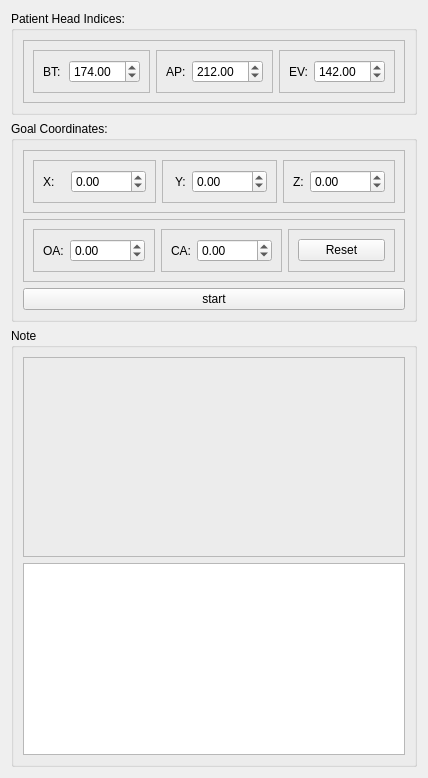
                  <widget class="QWidget" name="tab_Input">
                   <attribute name="title">
                    <string>Input</string>
                   </attribute>
                   <layout class="QVBoxLayout" name="verticalLayout_5">
                    <item alignment="Qt::AlignTop">
                     <widget class="QGroupBox" name="groupBox_4">
                      <property name="font">
                       <font>
                        <family>Segoe UI</family>
                       </font>
                      </property>
                      <property name="title">
                       <string>Patient Head Indices:</string>
                      </property>
                      <layout class="QVBoxLayout" name="verticalLayout_4">
                       <item>
                        <widget class="QFrame" name="frame_2">
                         <property name="font">
                          <font>
                           <family>Segoe UI</family>
                          </font>
                         </property>
                         <property name="frameShape">
                          <enum>QFrame::StyledPanel</enum>
                         </property>
                         <property name="frameShadow">
                          <enum>QFrame::Raised</enum>
                         </property>
                         <layout class="QHBoxLayout" name="horizontalLayout_3">
                          <item>
                           <widget class="QFrame" name="frame_56">
                            <property name="font">
                             <font>
                              <family>Segoe UI</family>
                             </font>
                            </property>
                            <property name="frameShape">
                             <enum>QFrame::StyledPanel</enum>
                            </property>
                            <property name="frameShadow">
                             <enum>QFrame::Raised</enum>
                            </property>
                            <layout class="QHBoxLayout" name="horizontalLayout_17">
                             <item>
                              <widget class="QLabel" name="label_20">
                               <property name="font">
                                <font>
                                 <family>Segoe UI</family>
                                </font>
                               </property>
                               <property name="text">
                                <string>BT:</string>
                               </property>
                              </widget>
                             </item>
                             <item>
                              <widget class="QDoubleSpinBox" name="BTspinbox">
                               <property name="font">
                                <font>
                                 <family>Segoe UI</family>
                                </font>
                               </property>
                               <property name="minimum">
                                <double>0.000000000000000</double>
                               </property>
                               <property name="maximum">
                                <double>9999.989999999999782</double>
                               </property>
                               <property name="value">
                                <double>174.000000000000000</double>
                               </property>
                              </widget>
                             </item>
                            </layout>
                           </widget>
                          </item>
                          <item>
                           <widget class="QFrame" name="frame_52">
                            <property name="font">
                             <font>
                              <family>Segoe UI</family>
                             </font>
                            </property>
                            <property name="frameShape">
                             <enum>QFrame::StyledPanel</enum>
                            </property>
                            <property name="frameShadow">
                             <enum>QFrame::Raised</enum>
                            </property>
                            <layout class="QHBoxLayout" name="horizontalLayout_16">
                             <item>
                              <widget class="QLabel" name="label_35">
                               <property name="font">
                                <font>
                                 <family>Segoe UI</family>
                                </font>
                               </property>
                               <property name="text">
                                <string>AP:</string>
                               </property>
                              </widget>
                             </item>
                             <item>
                              <widget class="QDoubleSpinBox" name="APspinbox">
                               <property name="font">
                                <font>
                                 <family>Segoe UI</family>
                                </font>
                               </property>
                               <property name="minimum">
                                <double>0.000000000000000</double>
                               </property>
                               <property name="maximum">
                                <double>9999.989999999999782</double>
                               </property>
                               <property name="value">
                                <double>212.000000000000000</double>
                               </property>
                              </widget>
                             </item>
                            </layout>
                           </widget>
                          </item>
                          <item>
                           <widget class="QFrame" name="frame_58">
                            <property name="font">
                             <font>
                              <family>Segoe UI</family>
                             </font>
                            </property>
                            <property name="frameShape">
                             <enum>QFrame::StyledPanel</enum>
                            </property>
                            <property name="frameShadow">
                             <enum>QFrame::Raised</enum>
                            </property>
                            <layout class="QHBoxLayout" name="horizontalLayout_18">
                             <item>
                              <widget class="QLabel" name="label_3">
                               <property name="font">
                                <font>
                                 <family>Segoe UI</family>
                                </font>
                               </property>
                               <property name="text">
                                <string>EV:</string>
                               </property>
                              </widget>
                             </item>
                             <item>
                              <widget class="QDoubleSpinBox" name="EVspinbox">
                               <property name="font">
                                <font>
                                 <family>Segoe UI</family>
                                </font>
                               </property>
                               <property name="minimum">
                                <double>0.000000000000000</double>
                               </property>
                               <property name="maximum">
                                <double>9999.989999999999782</double>
                               </property>
                               <property name="value">
                                <double>142.000000000000000</double>
                               </property>
                              </widget>
                             </item>
                            </layout>
                           </widget>
                          </item>
                         </layout>
                        </widget>
                       </item>
                      </layout>
                     </widget>
                    </item>
                    <item alignment="Qt::AlignTop">
                     <widget class="QGroupBox" name="groupBox_6">
                      <property name="sizePolicy">
                       <sizepolicy hsizetype="Expanding" vsizetype="Expanding">
                        <horstretch>0</horstretch>
                        <verstretch>0</verstretch>
                       </sizepolicy>
                      </property>
                      <property name="font">
                       <font>
                        <family>Segoe UI</family>
                       </font>
                      </property>
                      <property name="title">
                       <string>Goal Coordinates:</string>
                      </property>
                      <layout class="QVBoxLayout" name="verticalLayout_18">
                       <item>
                        <widget class="QFrame" name="frame_5">
                         <property name="font">
                          <font>
                           <family>Segoe UI</family>
                          </font>
                         </property>
                         <property name="frameShape">
                          <enum>QFrame::StyledPanel</enum>
                         </property>
                         <property name="frameShadow">
                          <enum>QFrame::Raised</enum>
                         </property>
                         <layout class="QHBoxLayout" name="horizontalLayout_4">
                          <item>
                           <widget class="QFrame" name="frame_34">
                            <property name="font">
                             <font>
                              <family>Segoe UI</family>
                             </font>
                            </property>
                            <property name="frameShape">
                             <enum>QFrame::StyledPanel</enum>
                            </property>
                            <property name="frameShadow">
                             <enum>QFrame::Raised</enum>
                            </property>
                            <layout class="QHBoxLayout" name="horizontalLayout_13">
                             <item>
                              <widget class="QLabel" name="label_10">
                               <property name="font">
                                <font>
                                 <family>Segoe UI</family>
                                </font>
                               </property>
                               <property name="text">
                                <string>X:   </string>
                               </property>
                              </widget>
                             </item>
                             <item>
                              <widget class="QDoubleSpinBox" name="Xspin">
                               <property name="font">
                                <font>
                                 <family>Segoe UI</family>
                                </font>
                               </property>
                               <property name="minimum">
                                <double>-9999.989999999999782</double>
                               </property>
                               <property name="maximum">
                                <double>9999.989999999999782</double>
                               </property>
                               <property name="value">
                                <double>0.000000000000000</double>
                               </property>
                              </widget>
                             </item>
                            </layout>
                           </widget>
                          </item>
                          <item>
                           <widget class="QFrame" name="frame_35">
                            <property name="font">
                             <font>
                              <family>Segoe UI</family>
                             </font>
                            </property>
                            <property name="frameShape">
                             <enum>QFrame::StyledPanel</enum>
                            </property>
                            <property name="frameShadow">
                             <enum>QFrame::Raised</enum>
                            </property>
                            <layout class="QHBoxLayout" name="horizontalLayout_14">
                             <item>
                              <widget class="QLabel" name="label_11">
                               <property name="font">
                                <font>
                                 <family>Segoe UI</family>
                                </font>
                               </property>
                               <property name="text">
                                <string> Y:</string>
                               </property>
                               <property name="alignment">
                                <set>Qt::AlignLeading|Qt::AlignLeft|Qt::AlignVCenter</set>
                               </property>
                              </widget>
                             </item>
                             <item>
                              <widget class="QDoubleSpinBox" name="Yspin">
                               <property name="font">
                                <font>
                                 <family>Segoe UI</family>
                                </font>
                               </property>
                               <property name="minimum">
                                <double>-9999.989999999999782</double>
                               </property>
                               <property name="maximum">
                                <double>9999.989999999999782</double>
                               </property>
                              </widget>
                             </item>
                            </layout>
                           </widget>
                          </item>
                          <item>
                           <widget class="QFrame" name="frame_41">
                            <property name="font">
                             <font>
                              <family>Segoe UI</family>
                             </font>
                            </property>
                            <property name="frameShape">
                             <enum>QFrame::StyledPanel</enum>
                            </property>
                            <property name="frameShadow">
                             <enum>QFrame::Raised</enum>
                            </property>
                            <layout class="QHBoxLayout" name="horizontalLayout_15">
                             <item>
                              <widget class="QLabel" name="label_12">
                               <property name="font">
                                <font>
                                 <family>Segoe UI</family>
                                </font>
                               </property>
                               <property name="text">
                                <string>Z:</string>
                               </property>
                              </widget>
                             </item>
                             <item>
                              <widget class="QDoubleSpinBox" name="Zspin">
                               <property name="font">
                                <font>
                                 <family>Segoe UI</family>
                                </font>
                               </property>
                               <property name="minimum">
                                <double>-9999.989999999999782</double>
                               </property>
                               <property name="maximum">
                                <double>9999.989999999999782</double>
                               </property>
                              </widget>
                             </item>
                            </layout>
                           </widget>
                          </item>
                         </layout>
                        </widget>
                       </item>
                       <item alignment="Qt::AlignTop">
                        <widget class="QFrame" name="frame_9">
                         <property name="font">
                          <font>
                           <family>Segoe UI</family>
                          </font>
                         </property>
                         <property name="frameShape">
                          <enum>QFrame::StyledPanel</enum>
                         </property>
                         <property name="frameShadow">
                          <enum>QFrame::Raised</enum>
                         </property>
                         <layout class="QHBoxLayout" name="horizontalLayout_5">
                          <item>
                           <widget class="QFrame" name="frame_30">
                            <property name="font">
                             <font>
                              <family>Segoe UI</family>
                             </font>
                            </property>
                            <property name="frameShape">
                             <enum>QFrame::StyledPanel</enum>
                            </property>
                            <property name="frameShadow">
                             <enum>QFrame::Raised</enum>
                            </property>
                            <layout class="QHBoxLayout" name="horizontalLayout_8">
                             <item>
                              <widget class="QLabel" name="label_5">
                               <property name="font">
                                <font>
                                 <family>Segoe UI</family>
                                </font>
                               </property>
                               <property name="text">
                                <string>OA:</string>
                               </property>
                              </widget>
                             </item>
                             <item>
                              <widget class="QDoubleSpinBox" name="OAspin">
                               <property name="font">
                                <font>
                                 <family>Segoe UI</family>
                                </font>
                               </property>
                               <property name="minimum">
                                <double>-9999.989999999999782</double>
                               </property>
                               <property name="maximum">
                                <double>9999.989999999999782</double>
                               </property>
                              </widget>
                             </item>
                            </layout>
                           </widget>
                          </item>
                          <item>
                           <widget class="QFrame" name="frame_32">
                            <property name="font">
                             <font>
                              <family>Segoe UI</family>
                             </font>
                            </property>
                            <property name="frameShape">
                             <enum>QFrame::StyledPanel</enum>
                            </property>
                            <property name="frameShadow">
                             <enum>QFrame::Raised</enum>
                            </property>
                            <layout class="QHBoxLayout" name="horizontalLayout_12">
                             <item>
                              <widget class="QLabel" name="label_6">
                               <property name="font">
                                <font>
                                 <family>Segoe UI</family>
                                </font>
                               </property>
                               <property name="text">
                                <string>CA:</string>
                               </property>
                              </widget>
                             </item>
                             <item>
                              <widget class="QDoubleSpinBox" name="CAspin">
                               <property name="font">
                                <font>
                                 <family>Segoe UI</family>
                                </font>
                               </property>
                               <property name="minimum">
                                <double>-9999.989999999999782</double>
                               </property>
                               <property name="maximum">
                                <double>9999.989999999999782</double>
                               </property>
                              </widget>
                             </item>
                            </layout>
                           </widget>
                          </item>
                          <item>
                           <widget class="QFrame" name="frame_59">
                            <property name="font">
                             <font>
                              <family>Segoe UI</family>
                             </font>
                            </property>
                            <property name="frameShape">
                             <enum>QFrame::StyledPanel</enum>
                            </property>
                            <property name="frameShadow">
                             <enum>QFrame::Raised</enum>
                            </property>
                            <layout class="QHBoxLayout" name="horizontalLayout_22">
                             <item>
                              <widget class="QPushButton" name="ResetButton">
                               <property name="baseSize">
                                <size>
                                 <width>3</width>
                                 <height>0</height>
                                </size>
                               </property>
                               <property name="font">
                                <font>
                                 <family>Segoe UI</family>
                                </font>
                               </property>
                               <property name="styleSheet">
                                <string notr="true"/>
                               </property>
                               <property name="text">
                                <string>Reset</string>
                               </property>
                               <property name="iconSize">
                                <size>
                                 <width>16</width>
                                 <height>16</height>
                                </size>
                               </property>
                              </widget>
                             </item>
                            </layout>
                           </widget>
                          </item>
                         </layout>
                        </widget>
                       </item>
                       <item>
                        <widget class="QPushButton" name="StartBotton">
                         <property name="font">
                          <font>
                           <family>Segoe UI</family>
                          </font>
                         </property>
                         <property name="styleSheet">
                          <string notr="true"/>
                         </property>
                         <property name="text">
                          <string>start</string>
                         </property>
                        </widget>
                       </item>
                      </layout>
                     </widget>
                    </item>
                    <item>
                     <widget class="QGroupBox" name="groupBox_8">
                      <property name="sizePolicy">
                       <sizepolicy hsizetype="Expanding" vsizetype="Expanding">
                        <horstretch>0</horstretch>
                        <verstretch>0</verstretch>
                       </sizepolicy>
                      </property>
                      <property name="font">
                       <font>
                        <family>Segoe UI</family>
                       </font>
                      </property>
                      <property name="title">
                       <string>Note</string>
                      </property>
                      <layout class="QGridLayout" name="gridLayout_5">
                       <item row="1" column="0">
                        <widget class="QTextBrowser" name="NoteBrowser">
                         <property name="font">
                          <font>
                           <family>Segoe UI</family>
                          </font>
                         </property>
                         <property name="mouseTracking">
                          <bool>false</bool>
                         </property>
                         <property name="html">
                          <string>&lt;!DOCTYPE HTML PUBLIC &quot;-//W3C//DTD HTML 4.0//EN&quot; &quot;http://www.w3.org/TR/REC-html40/strict.dtd&quot;&gt;
&lt;html&gt;&lt;head&gt;&lt;meta name=&quot;qrichtext&quot; content=&quot;1&quot; /&gt;&lt;style type=&quot;text/css&quot;&gt;
p, li { white-space: pre-wrap; }
&lt;/style&gt;&lt;/head&gt;&lt;body style=&quot; font-family:'Segoe UI'; font-size:8.25pt; font-weight:400; font-style:normal;&quot;&gt;
&lt;p style=&quot;-qt-paragraph-type:empty; margin-top:0px; margin-bottom:0px; margin-left:0px; margin-right:0px; -qt-block-indent:0; text-indent:0px;&quot;&gt;&lt;br /&gt;&lt;/p&gt;&lt;/body&gt;&lt;/html&gt;</string>
                         </property>
                        </widget>
                       </item>
                       <item row="0" column="0">
                        <widget class="QFrame" name="frame_67">
                         <property name="minimumSize">
                          <size>
                           <width>0</width>
                           <height>200</height>
                          </size>
                         </property>
                         <property name="frameShape">
                          <enum>QFrame::StyledPanel</enum>
                         </property>
                         <property name="frameShadow">
                          <enum>QFrame::Raised</enum>
                         </property>
                         <layout class="QGridLayout" name="gridLayout_6">
                          <item row="0" column="0">
                           <widget class="QLabel" name="label_27">
                            <property name="text">
                             <string/>
                            </property>
                           </widget>
                          </item>
                         </layout>
                        </widget>
                       </item>
                      </layout>
                     </widget>
                    </item>
                   </layout>
                  </widget>
